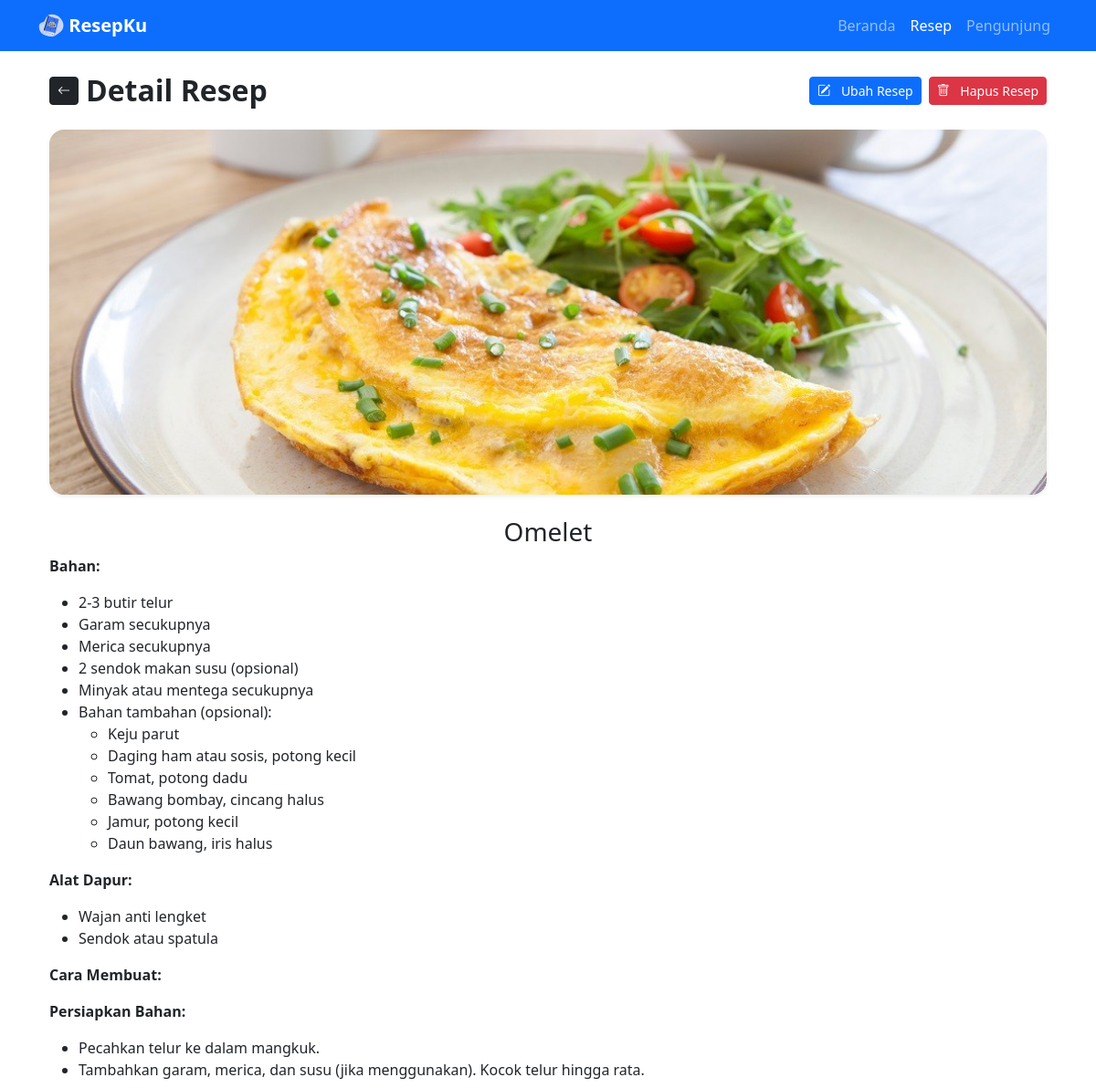
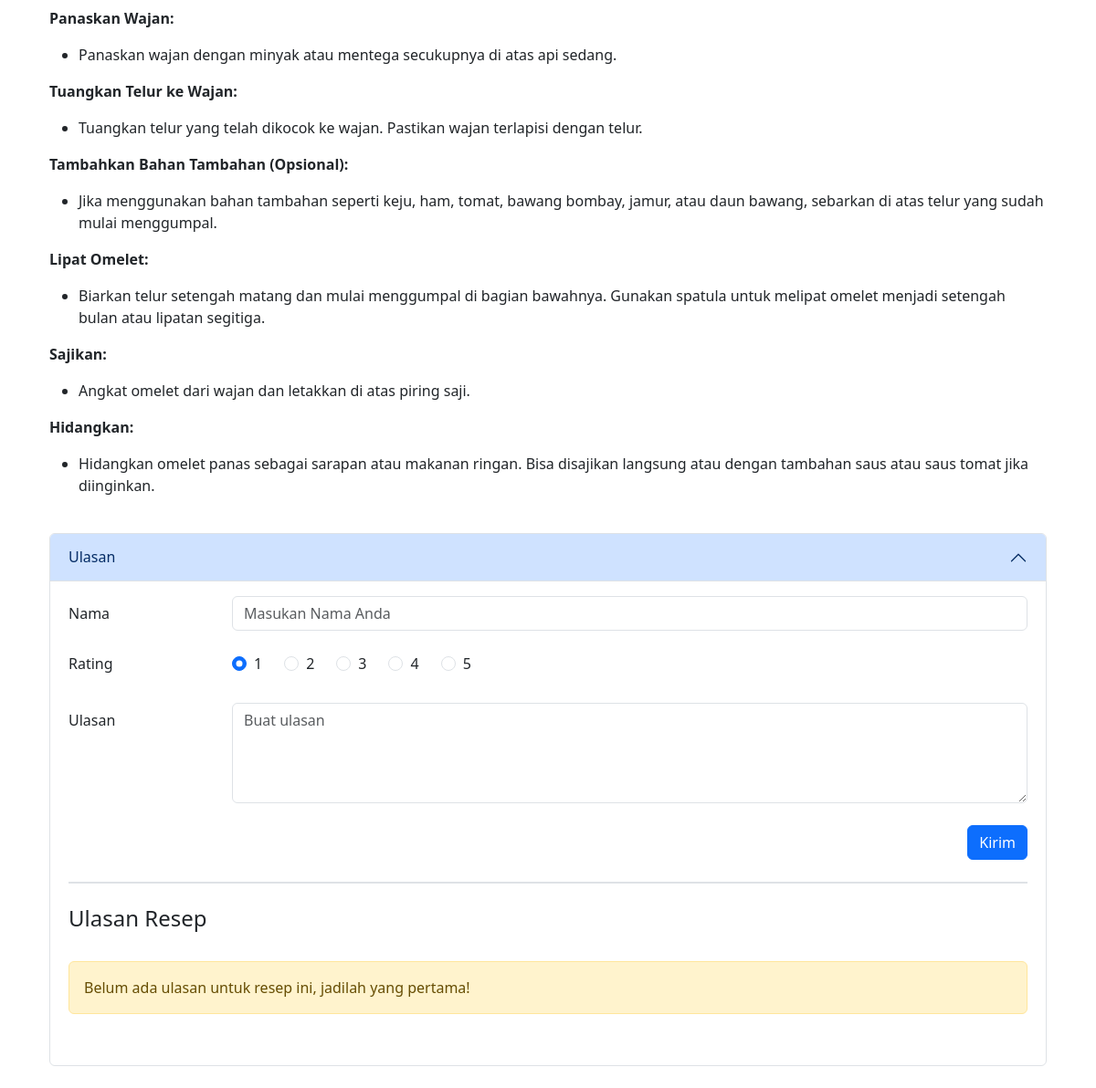
The app's page /resep-detail.php?id_resep=R59952 with its own data (2 pictures, top to bottom).
### tables this page shows
CREATE TABLE `tb_resep` (
  `id_resep` char(7) NOT NULL,
  `nama_resep` varchar(255) NOT NULL,
  `nama_pembuat` varchar(255) NOT NULL,
  `deskripsi` text NOT NULL,
  `gambar` varchar(255) NOT NULL,
  `tanggal_buat` datetime NOT NULL,
  `tanggal_edit` datetime NOT NULL
);

### resep-detail.php (the view, shortened to what this page needs)
<?php
include 'template/_header.php';
include 'template/_navbar.php';
include 'template/_koneksi.php';
$id_resep = $_GET['id_resep'];
if (isset($id_resep)) {
    $sqlResep   = "SELECT * FROM tb_resep WHERE id_resep='$id_resep'";
    $queryResep = mysqli_query($koneksi, $sqlResep);
    $hasilResep = mysqli_fetch_array($queryResep);
} else {
    header("Location: resep-data.php");
}
?>
<main>
    <section class="container px-4 ">
        <div class="d-flex justify-content-between align-items-center mb-4">
            <div class="d-flex gap-2 align-items-center">
                <a href="resep-data.php" class="btn btn-sm btn-dark"><i class="bi bi-arrow-left"></i></a>
                <h2 class="fw-semibold text-center my-auto">Detail Resep</h2>
            </div>
            <div class="d-flex gap-2 align-items-center">
                <a href="resep-ubah.php?id_resep=<?= $hasilResep['id_resep']; ?>" class="btn btn-sm btn-primary">
                    <i class="bi bi-pencil-square"></i>
                    <span class="ms-2 d-none d-md-inline">Ubah Resep</span>
                </a>
                <button type="button" class="btn btn-sm btn-danger" data-bs-toggle="modal" data-bs-target="#deleteResepModal">
                    <i class="bi bi-trash"></i>
                    <span class="ms-2 d-none d-md-inline">Hapus Resep</span>
                </button>
            </div>
        </div>
        <div class="row mb-4">
            <div class="col">
                <img src="img/<?= $hasilResep['gambar']; ?>" alt="<?= $hasilResep['nama_resep']; ?>" class="rounded-4 shadow-sm object-fit-cover mb-4 d-md-block mx-auto img-detail w-100 mb-4">
                <h3 class="text-center mb-2"><?= $hasilResep['nama_resep']; ?></h3>
                <div>
                    <?= $hasilResep['deskripsi']; ?>
                </div>
            </div>
        </div>
        <div class="row mb-4">
            <div class="col">
                <div class="accordion" id="accordionPanelsStayOpenExample">
                    <div class="accordion-item">
                        <h2 class="accordion-header">
                            <button class="accordion-button fw-medium" type="button" data-bs-toggle="collapse" data-bs-target="#panelsStayOpen-collapseOne" aria-expanded="true" aria-controls="panelsStayOpen-collapseOne">
                                Ulasan
                            </button>
                        </h2>
                        <div id="panelsStayOpen-collapseOne" class="accordion-collapse collapse show">
                            <div class="accordion-body">
                                <div class="row mb-4">
                                    <div class="col">
                                        <form action="" method="POST" class="border-2 border-bottom boerder-primary">
                                            <div class="row mb-4">
                                                <label for="nama_reviewer" class="col-sm-2 col-form-label">Nama</label>
                                                <div class="col-sm-10">
                                                    <input type="text" class="form-control" id="nama_reviewer" name="nama_reviewer" placeholder="Masukan Nama Anda">
                                                </div>
                                            </div>
                                            <fieldset class="row mb-4">
                                                <legend class="col-form-label col-sm-2 pt-0">Rating</legend>
                                                <div class="col-sm-10">
                                                    <div class="d-flex flex-row gap-4">
                                                        <div class="form-check">
                                                            <input class="form-check-input" type="radio" name="rating" id="rating1" value="1" checked>
                                                            <label class="form-check-label" for="rating1">
                                                                1
                                                            </label>
                                                        </div>
                                                        <div class="form-check">
                                                            <input class="form-check-input" type="radio" name="rating" id="rating2" value="2">
                                                            <label class="form-check-label" for="rating2">
                                                                2
                                                            </label>
                                                        </div>
                                                        <div class="form-check">
                                                            <input class="form-check-input" type="radio" name="rating" id="rating3" value="3">
                                                            <label class="form-check-label" for="rating3">
                                                                3
                                                            </label>
                                                        </div>
                                                        <div class="form-check">
                                                            <input class="form-check-input" type="radio" name="rating" id="rating4" value="4">
                                                            <label class="form-check-label" for="rating4">
                                                                4
                                                            </label>
                                                        </div>
                                                        <div class="form-check">
                                                            <input class="form-check-input" type="radio" name="rating" id="rating5" value="5">
                                                            <label class="form-check-label" for="rating5">
                                                                5
                                                            </label>
                                                        </div>
                                                    </div>
                                                </div>
                                            </fieldset>
                                            <div class="row mb-4">
                                                <label for="ulasan" class="col-sm-2 col-form-label">Ulasan</label>
                                                <div class="col-sm-10">
                                                    <textarea class="form-control" id="ulasan" name="ulasan" rows="4" placeholder="Buat ulasan"></textarea>
                                                </div>
                                            </div>
                                            <div class="d-flex justify-content-end mb-4">
                                                <button type="submit" name="simpan" class="btn btn-primary">Kirim</button>
                                            </div>
                                        </form>
                                    </div>
                                </div>
                                <div class="row">
                                    <div class="col-12 mb-4">
                                        <h4>Ulasan Resep</h4>
                                    </div>
                                    <?php
                                    if (isset($id_resep)) {
                                        $sqlUlasan = "SELECT * FROM tb_review AS review
                                                        LEFT JOIN tb_resep AS resep ON review.id_resep = resep.id_resep
                                                        WHERE review.id_resep='$id_resep'
                                                        ORDER BY tanggal_review DESC";
                                        $queryUlasan = mysqli_query($koneksi, $sqlUlasan);
                                        if (mysqli_num_rows($queryUlasan) > 0) {
                                            while ($hasilReview = mysqli_fetch_array($queryUlasan)) {
                                    ?>
                                                <div class="col-12 mb-4">
                                                    <div class="d-flex flex-column gap-2">
                                                        <h5><?= $hasilReview['nama_reviewer']; ?></h5>
                                                        <div class="d-flex gap-2 mb-2">
                                                            <?php
                                                            echo date('d-m-Y H:i', strtotime($hasilReview['tanggal_review']));
                                                            echo '<div class="vr"></div>';
                                                            if ($hasilReview['rating'] == "5") {
                                                                echo '<span class="d-flex flex-row gap-1 text-warning">
                                                                <i class="bi bi-star-fill"></i>
                                                                <i class="bi bi-star-fill"></i>
                                                                <i class="bi bi-star-fill"></i>
                                                                <i class="bi bi-star-fill"></i>
                                                                <i class="bi bi-star-fill"></i>
                                                            </span>';
                                                            } elseif ($hasilReview['rating'] == "4") {
                                                                echo '<span class="d-flex flex-row gap-1 text-warning">
                                                                <i class="bi bi-star-fill"></i>
                                                                <i class="bi bi-star-fill"></i>
                                                                <i class="bi bi-star-fill"></i>
                                                                <i class="bi bi-star-fill"></i>
                                                                <i class="bi bi-star"></i>
                                                            </span>';
                                                            } elseif ($hasilReview['rating'] == "3") {
                                                                echo '<span class="d-flex flex-row gap-1 text-warning">
                                                                <i class="bi bi-star-fill"></i>
                                                                <i class="bi bi-star-fill"></i>
                                                                <i class="bi bi-star-fill"></i>
                                                                <i class="bi bi-star"></i>
                                                                <i class="bi bi-star"></i>
                                                            </span>';
                                                            } elseif ($hasilReview['rating'] == "2") {
                                                                echo '<span class="d-flex flex-row gap-1 text-warning">
                                                                <i class="bi bi-star-fill"></i>
                                                                <i class="bi bi-star-fill"></i>
                                                                <i class="bi bi-star"></i>
                                                                <i class="bi bi-star"></i>
                                                                <i class="bi bi-star"></i>
                                                            </span>';
                                                            } elseif ($hasilReview['rating'] == "1") {
                                                                echo '<span class="d-flex flex-row gap-1 text-warning">
                                                                <i class="bi bi-star-fill"></i>
                                                                <i class="bi bi-star"></i>
                                                                <i class="bi bi-star"></i>
                                                                <i class="bi bi-star"></i>
                                                                <i class="bi bi-star"></i>
                                                            </span>';
                                                            } else {
                                                                echo '<span class="text-danger">Error</span>';
                                                            }
                                                            ?>
                                                        </div>
                                                    </div>
                                                    <div>
                                                        <?= $hasilReview['ulasan']; ?>
                                                    </div>
                                                    <hr class="hr">
                                                </div>
                                    <?php
                                            }
                                        } else {
                                            echo '<div class="col-12 mb-4">
                                                <div class="alert alert-warning" role="alert">
                                                    Belum ada ulasan untuk resep ini, jadilah yang pertama!
                                                </div>
                                            </div>';
                                        }
                                    }
                                    ?>
                                </div>
                            </div>
                        </div>
                    </div>
                </div>
            </div>
        </div>
    </section>
</main>
<?php include 'template/_footer.php'; ?>

### assets/css/style.css (style rules this page uses)
section { padding-top: 5rem; }
.img-detail { height: 400px; }

### records on screen
tb_resep: gambar (picture), nama_resep "Omelet", deskripsi "Bahan: 2-3 butir telur Garam secukupnya Merica secukupnya 2 sendok makan susu (opsional) Minyak atau mentega secukupnya Bahan tambahan (opsional): Keju parut Daging ham atau sosis, potong kecil Tomat, potong dadu Bawang bombay, cincang halus Jamur, potong kecil Daun bawang, iris halus Alat Dapur: Wajan anti lengket Sendok atau spatula Cara Membuat: Persiapkan Bahan: Pecahkan telur ke dalam mangkuk. Tambahkan garam, merica, dan susu (jika menggunakan). Kocok telur hingga rata. Panaskan Wajan: Panaskan wajan dengan minyak atau mentega secukupnya di atas api sedang. Tuangkan Telur ke Wajan: Tuangkan telur yang telah dikocok ke wajan. Pastikan wajan terlapisi dengan telur. Tambahkan Bahan…"
